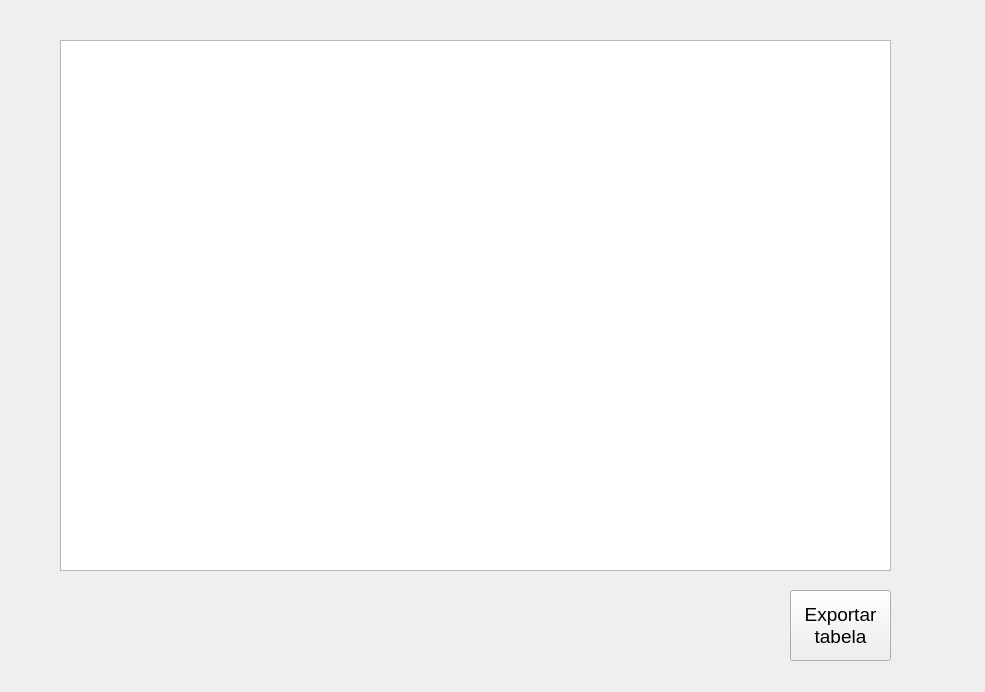
<?xml version="1.0" encoding="UTF-8"?>
<ui version="4.0">
 <class>FormPontuacao</class>
 <widget class="QWidget" name="FormPontuacao">
  <property name="geometry">
   <rect>
    <x>0</x>
    <y>0</y>
    <width>985</width>
    <height>692</height>
   </rect>
  </property>
  <property name="windowTitle">
   <string>Rodada Tekken - Tabela do campeonato</string>
  </property>
  <widget class="QTableView" name="tabela">
   <property name="geometry">
    <rect>
     <x>60</x>
     <y>40</y>
     <width>831</width>
     <height>531</height>
    </rect>
   </property>
   <attribute name="horizontalHeaderShowSortIndicator" stdset="0">
    <bool>true</bool>
   </attribute>
   <attribute name="horizontalHeaderStretchLastSection">
    <bool>true</bool>
   </attribute>
  </widget>
  <widget class="QPushButton" name="pushButton">
   <property name="geometry">
    <rect>
     <x>790</x>
     <y>590</y>
     <width>101</width>
     <height>71</height>
    </rect>
   </property>
   <property name="font">
    <font>
     <pointsize>14</pointsize>
    </font>
   </property>
   <property name="text">
    <string>Exportar
tabela</string>
   </property>
  </widget>
 </widget>
 <resources/>
 <connections/>
</ui>
